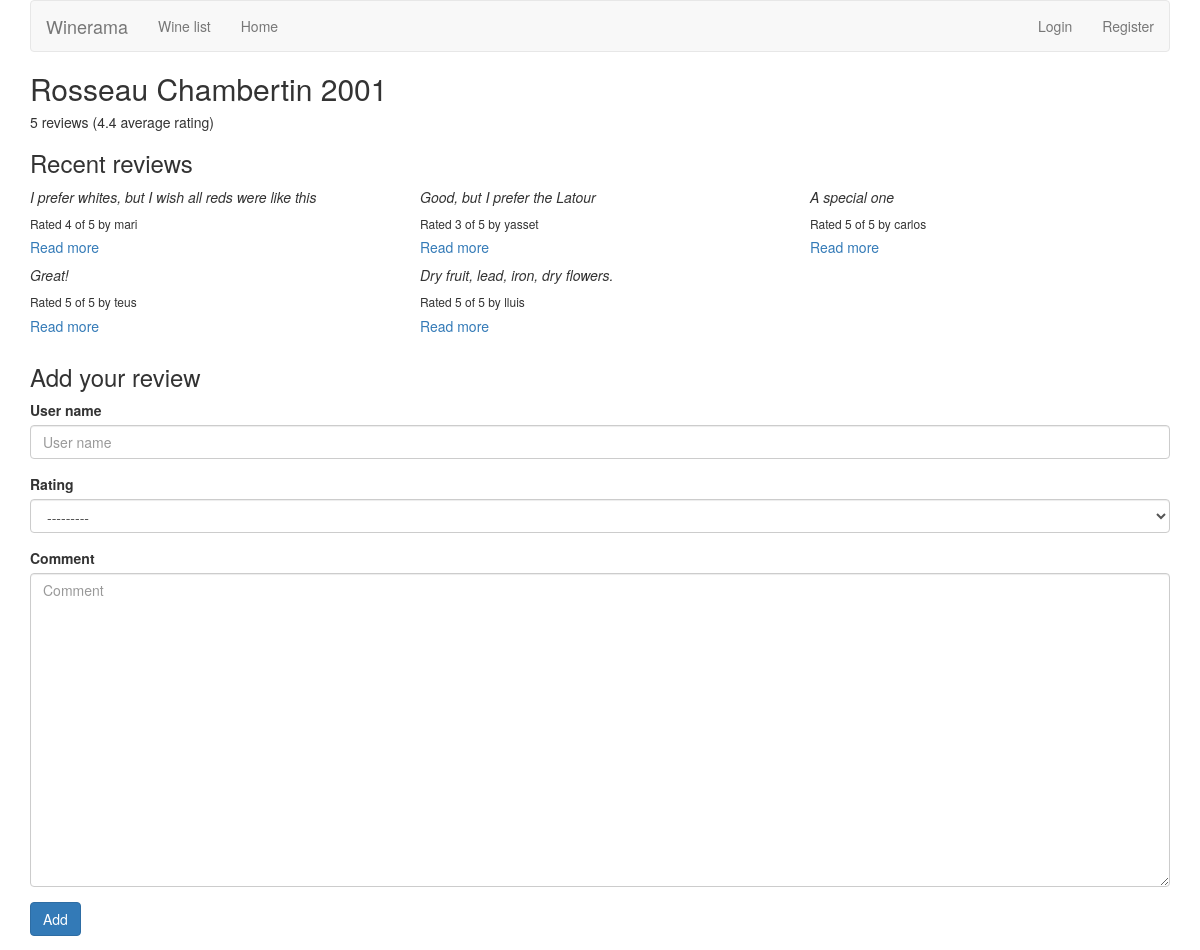
Page /home/wine/2/ on the committed database.
### reviews/models.py (models this page shows, shortened)
class Wine(models.Model):
    name = models.CharField(max_length=200)
    def average_rating(self):
        all_ratings = list(map(lambda x: x.rating, self.review_set.all()))
        return np.mean(all_ratings)

class Review(models.Model):
    RATING_CHOICES=(
        (1,'1'),
        (2,'2'),
        (3,'3'),
        (4,'4'),
        (5,'5'),
    )
    wine = models.ForeignKey(Wine,on_delete = models.DO_NOTHING)
    pub_date = models.DateTimeField('date published')
    user_name = models.CharField(max_length=100)
    comment = models.CharField(max_length=200)
    rating = models.IntegerField(choices=RATING_CHOICES)

### reviews/views.py (the view)
# urls.py: url(r'^wine/(?P<wine_id>[0-9]+)/$', views.wine_detail, name='wine_detail'),
def wine_detail(request, wine_id):
    wine = get_object_or_404(Wine, pk=wine_id)
    form = ReviewForm()
    return render(request, 'reviews/wine_detail.html', {'wine': wine, 'form': form})

### reviews/forms.py
class ReviewForm(ModelForm):
    class Meta:
        model = Review
        fields = ['user_name','rating','comment']
        widgets = {
            'comment':Textarea(attrs={'cols':40,'rows':15}),
        }

### reviews/templates/reviews/wine_detail.html (shortened to what this page needs)
{% extends 'reviews/base.html' %}
{% load bootstrap3 %}
{% block title %}
<h2>{{ wine.name }}</h2>
<h5>{{ wine.review_set.count }} reviews ({{ wine.average_rating | floatformat }} average rating)</h5>
{% endblock %}
{% block content %}
<h3>Recent reviews</h3>
{% if wine.review_set.all %}
<div class="row">
    {% for review in wine.review_set.all %}
    <div class="col-xs-6 col-lg-4">
        <em>{{ review.comment }}</em>
        <h6>Rated {{ review.rating }} of 5 by {{ review.user_name }}</h6>
        <h5><a href="{% url 'reviews:review_detail' review.id %}">
        Read more
        </a></h5>
    </div>
    {% endfor %}
</div>
{% else %}
<p>No reviews for this wine yet</p>
{% endif %}
<h3>Add your review</h3>
<form action="{% url 'reviews:add_review' wine.id %}" method="post" class="form">
    {% bootstrap_form form layout='inline' %}
    {% buttons %}
    <button type="submit" class="btn btn-primary">
      {% bootstrap_icon "star" %} Add
    </button>
    {% endbuttons %}
</form>
{% endblock %}

### rows in the picture
Wine: name "Rosseau Chambertin 2001", review_set.count "5", average_rating "4.4"
Review: comment "I prefer whites, but I wish all reds were like this", rating "4", user_name "mari"
Review: comment "Good, but I prefer the Latour", rating "3", user_name "yasset"
Review: comment "A special one", rating "5", user_name "carlos"
Review: comment "Great!", rating "5", user_name "teus"
Review: comment "Dry fruit, lead, iron, dry flowers.", rating "5", user_name "lluis"
